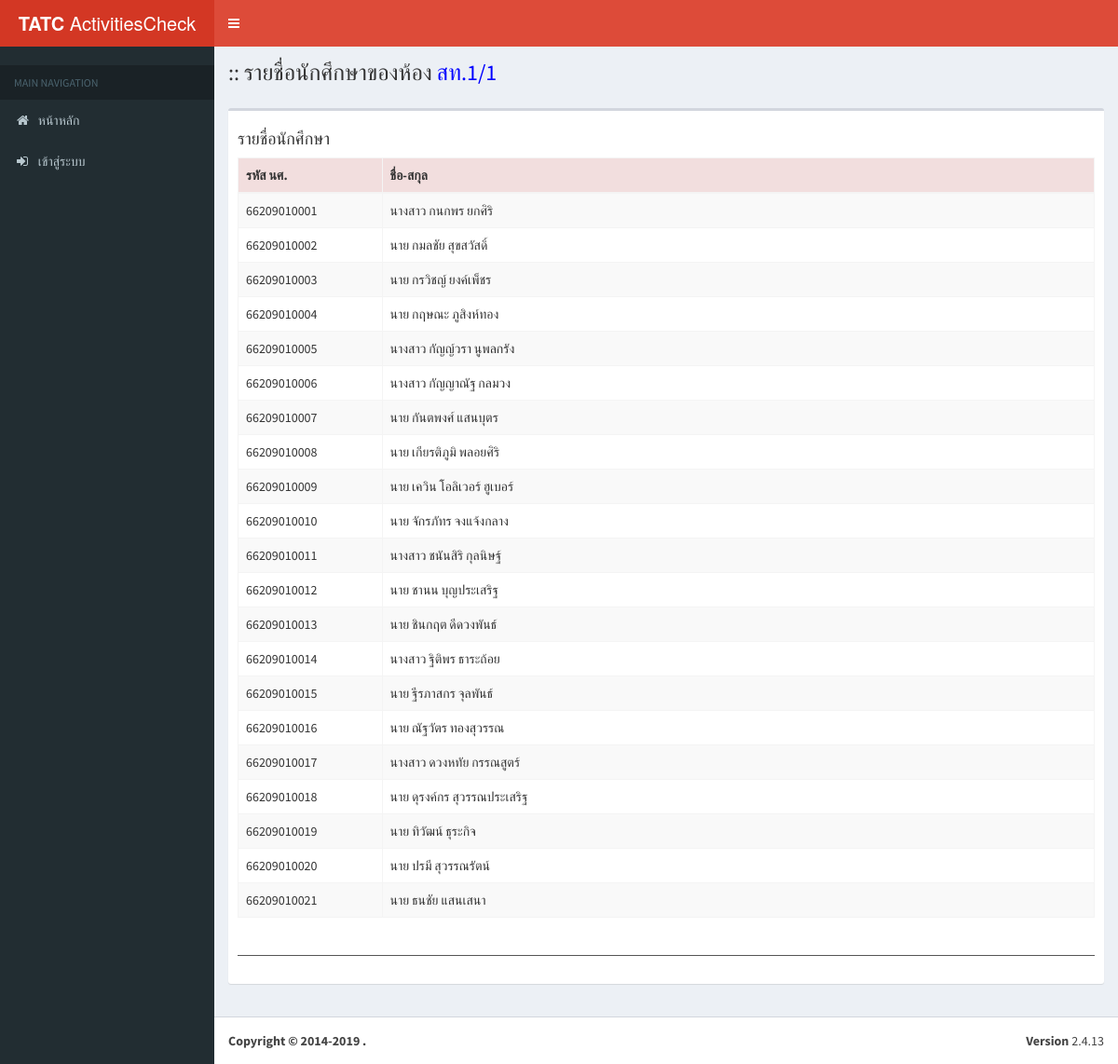
The page /home/detail/1 on the database its author committed.
### tables this page shows
CREATE TABLE `tbl_class` (
  `s_id` int(11) NOT NULL,
  `s_name` varchar(100) NOT NULL,
  `ref_teacher_id` int(11) DEFAULT NULL COMMENT 'ไอดี อ.ที่ปรึกษา'
);

CREATE TABLE `tbl_std` (
  `std_id` varchar(11) NOT NULL,
  `std_prefix` varchar(100) NOT NULL,
  `std_firstname` varchar(100) NOT NULL,
  `std_lastname` varchar(100) NOT NULL
);

### application/controllers/Home.php (called while the page is built, shortened)
<?php
class Home extends CI_Controller {
	public function __construct()
	{
		$this->load->model('data_model');
	}
	public function detail($s_id)
	{
		$data['rsStd2']=$this->data_model->queryListStd($s_id);
		$data['rssubject']=$this->data_model->querySubjectDetail($s_id);
		$this->load->view('template/header');
		$this->load->view('class_nonuser_view',$data);
		$this->load->view('template/footer');
	}
}

### index.php (called while the page is built, shortened)
<?php
require_once BASEPATH.'core/CodeIgniter.php';

### application/models/Data_model.php (called while the page is built, shortened)
<?php
class Data_model extends CI_Model {
        public function queryListStd($s_id)
        {
                $this->db->select('s.*');
                $this->db->from('tbl_std  as s');
                $this->db->join('tbl_enroll as e', 's.std_id=e.ref_std_id');
                $this->db->where('e.ref_s_id', $s_id);
                $query = $this->db->get();
                return $query->result();
        }
        public function querySubjectDetail($s_id)
        {
                $this->db->select('s.*, t.teacher_prefix, t.teacher_firstname, teacher_lastname');
                $this->db->from('tbl_class AS s');
                $this->db->join('tbl_teacher AS t', 't.teacher_id=s.ref_teacher_id');
                $this->db->where('s.s_id',$s_id);
                $rs = $this->db->get();
                if($rs->num_rows() > 0){
                        $data = $rs->row();
                        return $data;
                }
                return FALSE;
        }
}

### application/views/class_nonuser_view.php (the view, shortened to what this page needs)
<div class="content-wrapper">
  <section class="content-header">
    <h1>
    :: รายชื่อนักศึกษาของห้อง <font color="blue"><?= $rssubject->s_name;?></font></h1>
  </section>
  <section class="content">
    <div class="row">
      <div class="col-xs-12">
        <div class="box">
          <div class="box-body table-responsive">
               <h4>รายชื่อนักศึกษา</h4>
               <table id="example10" class="table table-bordered table-striped">
              <thead>
                <tr class="danger">
                  <th width="10%">รหัส นศ.</th>
                  <th width="50%">ชื่อ-สกุล</th>
                </tr>
              </thead>
              <tbody>
                <?php foreach ($rsStd2 as $row) { ?>
                <tr>
                  <td><?= $row->std_id;?></td>
                  <td><?= $row->std_prefix;?> <?= $row->std_firstname;?> <?= $row->std_lastname;?></td>
                  </tr>
                <?php } ?>
                </tbody>
              </table>
              <p class="text-right" style="margin-right: 20px;">
                <br>
              <hr>
            </div>
          </div>
        </div>
      </div>
    </section>
  </div>

### rows shown on the page
tbl_class: s_name "สท.1/1"
tbl_std: std_id "66209010001", std_prefix "นางสาว", std_firstname "กนกพร", std_lastname "ยกศิริ"
tbl_std: std_id "66209010002", std_prefix "นาย", std_firstname "กมลชัย", std_lastname "สุขสวัสดิ์"
tbl_std: std_id "66209010003", std_prefix "นาย", std_firstname "กรวิชญ์", std_lastname "ยงค์เพ็ชร"
tbl_std: std_id "66209010004", std_prefix "นาย", std_firstname "กฤษณะ", std_lastname "ภูสิงห์ทอง"
tbl_std: std_id "66209010005", std_prefix "นางสาว", std_firstname "กัญญ์วรา", std_lastname "นูพลกรัง"
tbl_std: std_id "66209010006", std_prefix "นางสาว", std_firstname "กัญญาณัฐ", std_lastname "กลมวง"
tbl_std: std_id "66209010007", std_prefix "นาย", std_firstname "กันตพงศ์", std_lastname "แสนบุตร"
tbl_std: std_id "66209010008", std_prefix "นาย", std_firstname "เกียรติภูมิ", std_lastname "พลอยศิริ"
tbl_std: std_id "66209010009", std_prefix "นาย", std_firstname "เควิน โอลิเวอร์", std_lastname "ฮูเบอร์"
tbl_std: std_id "66209010010", std_prefix "นาย", std_firstname "จักรภัทร", std_lastname "จงแจ้งกลาง"
tbl_std: std_id "66209010011", std_prefix "นางสาว", std_firstname "ชนันสิริ", std_lastname "กุลนิษฐ์"
tbl_std: std_id "66209010012", std_prefix "นาย", std_firstname "ชานน", std_lastname "บุญประเสริฐ"
tbl_std: std_id "66209010013", std_prefix "นาย", std_firstname "ชินกฤต", std_lastname "ดีดวงพันธ์"
tbl_std: std_id "66209010014", std_prefix "นางสาว", std_firstname "ฐิติพร", std_lastname "ธาระถ้อย"
tbl_std: std_id "66209010015", std_prefix "นาย", std_firstname "ฐีรภาสกร", std_lastname "จุลพันธ์"
tbl_std: std_id "66209010016", std_prefix "นาย", std_firstname "ณัฐวัตร", std_lastname "ทองสุวรรณ"
tbl_std: std_id "66209010017", std_prefix "นางสาว", std_firstname "ดวงหทัย", std_lastname "กรรณสูตร์"
tbl_std: std_id "66209010018", std_prefix "นาย", std_firstname "ดุรงค์กร", std_lastname "สุวรรณประเสริฐ"
tbl_std: std_id "66209010019", std_prefix "นาย", std_firstname "ทิวัฒน์", std_lastname "ธุระกิจ"
tbl_std: std_id "66209010020", std_prefix "นาย", std_firstname "ปรมี", std_lastname "สุวรรณรัตน์"
tbl_std: std_id "66209010021", std_prefix "นาย", std_firstname "ธนชัย", std_lastname "แสนเสนา"
